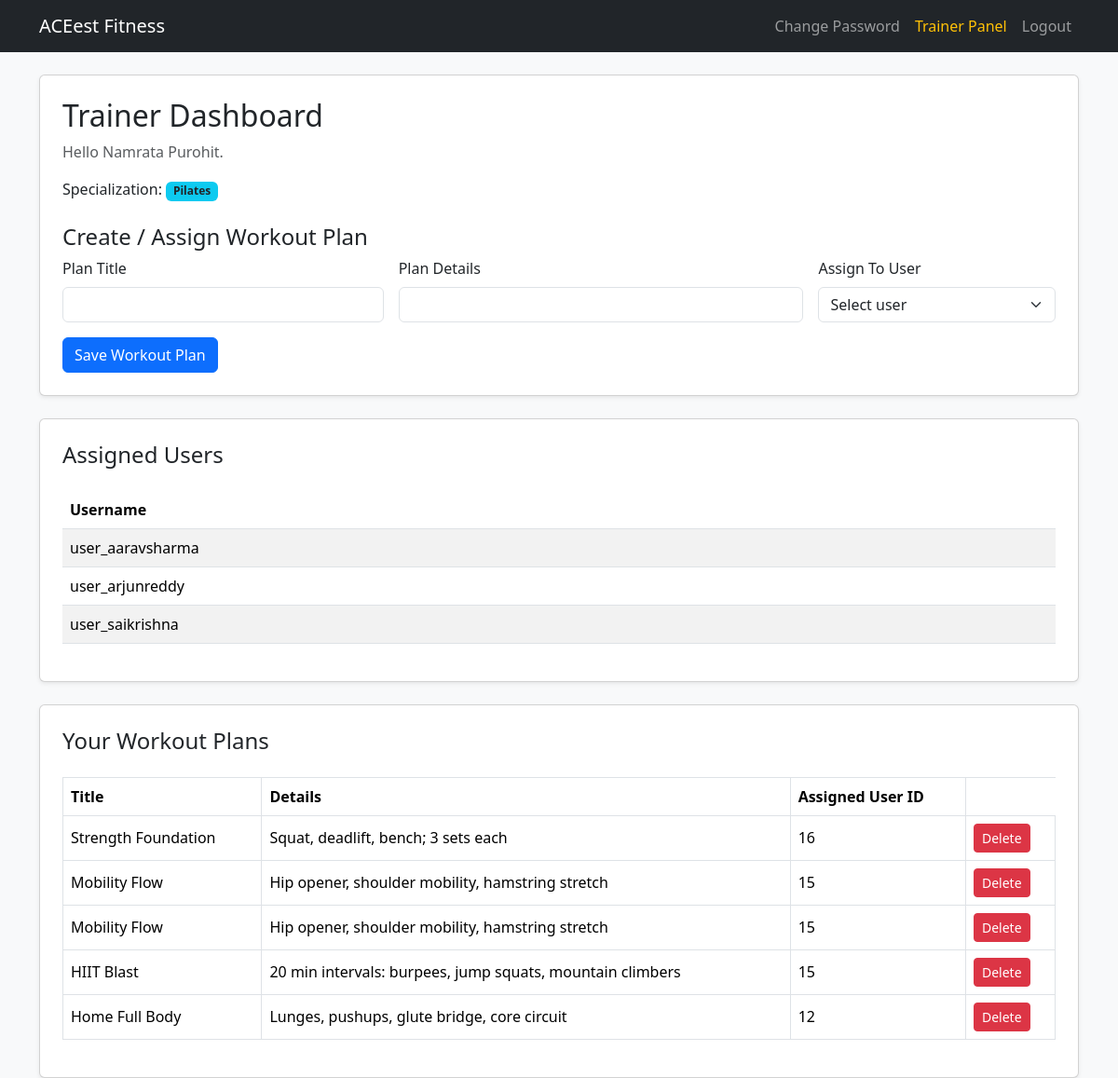
The page /trainer (signed in) on the database its author committed.
### app.py (models this page shows)
class Trainer(db.Model):
    id = db.Column(db.Integer, primary_key=True)
    user_id = db.Column(db.Integer, db.ForeignKey('user.id'), unique=True, nullable=False)
    name = db.Column(db.String(100), nullable=False)
    specialization = db.Column(db.String(100), nullable=False)
    user = db.relationship('User', backref=db.backref('trainer_profile', uselist=False), foreign_keys=[user_id])

class User(db.Model, UserMixin):
    id = db.Column(db.Integer, primary_key=True)
    username = db.Column(db.String(150), unique=True, nullable=False)
    password = db.Column(db.String(150), nullable=False)
    role = db.Column(db.String(50), default='user')
    trainer_id = db.Column(db.Integer, db.ForeignKey('user.id'))
    assigned_trainer = db.relationship(
        'User',
        remote_side=[id],
        foreign_keys=[trainer_id],
        backref=db.backref('assigned_users', lazy='dynamic'),
        lazy='joined',
    )

class WorkoutPlan(db.Model):
    id = db.Column(db.Integer, primary_key=True)
    title = db.Column(db.String(150), nullable=False)
    details = db.Column(db.Text, nullable=False)
    trainer_id = db.Column(db.Integer, db.ForeignKey('user.id'), nullable=False)
    user_id = db.Column(db.Integer, db.ForeignKey('user.id'), nullable=False)
    trainer = db.relationship('User', foreign_keys=[trainer_id], backref='created_workout_plans')
    user = db.relationship('User', foreign_keys=[user_id], backref='workout_plans')

### app.py (the view)
@app.route('/trainer')
@login_required
@role_required('trainer')
def trainer_dashboard():
    trainer_profile = Trainer.query.filter_by(user_id=current_user.id).first()
    assigned_users = User.query.filter_by(trainer_id=current_user.id, role='user').order_by(User.username).all()
    workout_plans = WorkoutPlan.query.filter_by(trainer_id=current_user.id).order_by(WorkoutPlan.id.desc()).all()
    return render_template(
        'trainer_dashboard.html',
        trainer_profile=trainer_profile,
        assigned_users=assigned_users,
        workout_plans=workout_plans,
    )

### app.py (called while the page is built)
@login_manager.user_loader
def load_user(user_id):
    return db.session.get(User, int(user_id))

def role_required(*roles):
    def decorator(view_function):
        @wraps(view_function)
        def wrapped_view(*args, **kwargs):
            if not current_user.is_authenticated:
                return login_manager.unauthorized()
            if current_user.role not in roles:
                flash('Access denied.', 'danger')
                return redirect(url_for('dashboard'))
            return view_function(*args, **kwargs)
        return wrapped_view
    return decorator

### templates/trainer_dashboard.html (shortened to what this page needs)
{% extends "base.html" %}
{% block content %}
<div class="card shadow-sm p-4 mb-4">
    <h2 class="mb-2">Trainer Dashboard</h2>
    <p class="text-muted">Hello {{ trainer_profile.name if trainer_profile else current_user.username }}.</p>
    <p class="mb-4">Specialization: <span class="badge bg-info text-dark">{{ trainer_profile.specialization if trainer_profile else 'Not set' }}</span></p>
    <h4>Create / Assign Workout Plan</h4>
    <form method="POST" action="{{ url_for('create_workout_plan') }}" class="row g-3">
        <div class="col-md-4">
            <label class="form-label">Plan Title</label>
            <input type="text" name="title" class="form-control" required>
        </div>
        <div class="col-md-5">
            <label class="form-label">Plan Details</label>
            <input type="text" name="details" class="form-control" required>
        </div>
        <div class="col-md-3">
            <label class="form-label">Assign To User</label>
            <select name="user_id" class="form-select" required>
                <option value="">Select user</option>
            </select>
        </div>
        <div class="col-12">
            <button type="submit" class="btn btn-primary">Save Workout Plan</button>
        </div>
    </form>
</div>
<div class="card shadow-sm p-4 mb-4">
    <h4>Assigned Users</h4>
    <div class="table-responsive mt-3">
        <table class="table table-striped align-middle">
            <thead>
                <tr>
                    <th>Username</th>
                </tr>
            </thead>
            <tbody>
                {% for user in assigned_users %}
                    <tr>
                        <td>{{ user.username }}</td>
                    </tr>
                {% else %}
                    <tr>
                        <td class="text-muted">No users assigned yet.</td>
                    </tr>
                {% endfor %}
            </tbody>
        </table>
    </div>
</div>
<div class="card shadow-sm p-4">
    <h4>Your Workout Plans</h4>
    <div class="table-responsive mt-3">
        <table class="table table-bordered align-middle">
            <thead>
                <tr>
                    <th>Title</th>
                    <th>Details</th>
                    <th>Assigned User ID</th>
                </tr>
            </thead>
            <tbody>
                {% for plan in workout_plans %}
                    <tr>
                        <td>{{ plan.title }}</td>
                        <td>{{ plan.details }}</td>
                        <td>{{ plan.user_id }}</td>
                        <td>
                            <form method="POST" action="{{ url_for('delete_workout_plan', plan_id=plan.id) }}" onsubmit="return confirm('Delete this workout plan?');">
                                <button type="submit" class="btn btn-sm btn-danger">Delete</button>
                            </form>
                        </td>
                    </tr>
                {% else %}
                    <tr>
                        <td colspan="4" class="text-muted">No workout plans added yet.</td>
                    </tr>
                {% endfor %}
            </tbody>
        </table>
    </div>
</div>
{% endblock %}

### templates/base.html (shortened to what this page needs)
<!DOCTYPE html>
<html lang="en">
<head>
    <link href="https://cdn.jsdelivr.net/npm/bootstrap@5.3.3/dist/css/bootstrap.min.css" rel="stylesheet">
</head>
<body class="bg-light">
    <nav class="navbar navbar-expand-lg navbar-dark bg-dark mb-4">
        <div class="container">
            <a class="navbar-brand" href="{{ url_for('home') }}">ACEest Fitness</a>
            <div class="navbar-nav ms-auto">
                {% if current_user.is_authenticated %}
                    <a class="nav-link" href="{{ url_for('change_password') }}">Change Password</a>
                    {% if current_user.role == 'admin' %}
                        <a class="nav-link text-warning" href="{{ url_for('admin_dashboard') }}">Admin Panel</a>
                    {% elif current_user.role == 'trainer' %}
                        <a class="nav-link text-warning" href="{{ url_for('trainer_dashboard') }}">Trainer Panel</a>
                    {% endif %}
                    <a class="nav-link" href="{{ url_for('logout') }}">Logout</a>
                {% else %}
                    <a class="nav-link" href="{{ url_for('login') }}">Login</a>
                    <a class="nav-link" href="{{ url_for('register') }}">Register</a>
                {% endif %}
            </div>
        </div>
    </nav>
    <div class="container">
        {% block content %}{% endblock %}
    </div>
</body>
</html>

### rows shown on the page
Trainer: name "Namrata Purohit", specialization "Pilates"
User: username "user_aaravsharma"
User: username "user_arjunreddy"
User: username "user_saikrishna"
WorkoutPlan: title "Strength Foundation", details "Squat, deadlift, bench; 3 sets each", user_id "16"
WorkoutPlan: title "Mobility Flow", details "Hip opener, shoulder mobility, hamstring stretch", user_id "15"
WorkoutPlan: title "Mobility Flow", details "Hip opener, shoulder mobility, hamstring stretch", user_id "15"
WorkoutPlan: title "HIIT Blast", details "20 min intervals: burpees, jump squats, mountain climbers", user_id "15"
WorkoutPlan: title "Home Full Body", details "Lunges, pushups, glute bridge, core circuit", user_id "12"
